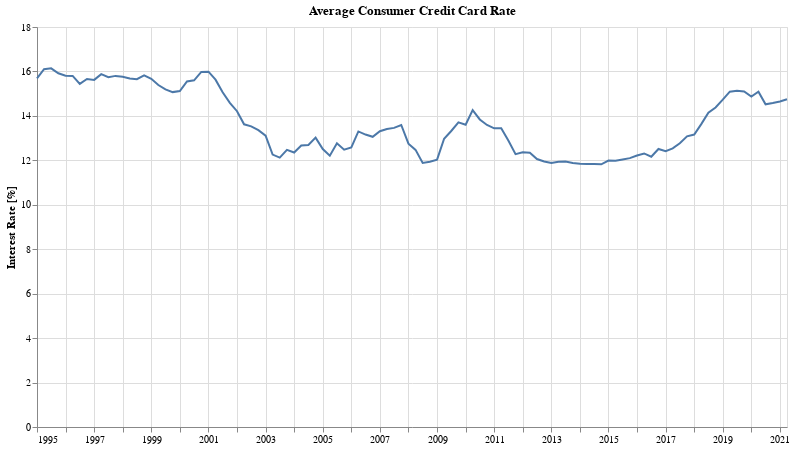

The notebook cell this image was saved under:
### Code cell
alt.Chart(df_cc).mark_line().encode(
    alt.X('dt:T', axis=alt.Axis(title="")),
    alt.Y('All creditcard amounts 1:Q', axis=alt.Axis(title="Interest Rate [%]"))
).properties(
    title='Average Consumer Credit Card Rate',
    width=750,
    height=400
)

### Figure 1 — Vega-Lite specification as saved in the notebook (floating-point values rounded to 4 significant figures)
{"config": {"view": {"continuousWidth": 400, "continuousHeight": 300}}, "data": {"name": "data-01b06e52b342b1983c417b6d3c1a4dd0"}, "mark": "line", "encoding": {"x": {"type": "temporal", "axis": {"title": ""}, "field": "dt"}, "y": {"type": "quantitative", "axis": {"title": "Interest Rate [%]"}, "field": "All creditcard amounts 1"}}, "height": 400, "title": "Average Consumer Credit Card Rate", "width": 750, "$schema": "https://vega.github.io/schema/vega-lite/v4.8.1.json", "datasets": {"data-01b06e52b342b1983c417b6d3c1a4dd0": [{"Date": "1994 Q4", "48-monthnew car": "n.a.", "60-monthnew car": "n.a.", "All creditcard amounts 1": 15.69, "Credit card accountsassessed interest": 15.77, "24-monthpersonal": "n.a.", "Interestrates": "n.a.", "Maturity(months)": "n.a.", "Amount financed(dollars)": "n.a.", "dt": "1995-01-01T00:00:00"}, {"Date": "1995 Q1", "48-monthnew car": "n.a.", "60-monthnew car": "n.a.", "All creditcard amounts 1": 16.1, "Credit card accountsassessed interest": 15.28, "24-monthpersonal": "n.a.", "Interestrates": "n.a.", "Maturity(months)": "n.a.", "Amount financed(dollars)": "n.a.", "dt": "1995-04-01T00:00:00"}, {"Date": "1995 Q2", "48-monthnew car": "n.a.", "60-monthnew car": "n.a.", "All creditcard amounts 1": 16.14, "Credit card accountsassessed interest": 16.26, "24-monthpersonal": "n.a.", "Interestrates": "n.a.", "Maturity(months)": "n.a.", "Amount financed(dollars)": "n.a.", "dt": "1995-07-01T00:00:00"}, {"Date": "1995 Q3", "48-monthnew car": "n.a.", "60-monthnew car": "n.a.", "All creditcard amounts 1": 15.92, "Credit card accountsassessed interest": 15.9, "24-monthpersonal": "n.a.", "Interestrates": "n.a.", "Maturity(months)": "n.a.", "Amount financed(dollars)": "n.a.", "dt": "1995-10-01T00:00:00"}, {"Date": "1995 Q4", "48-monthnew car": "n.a.", "60-monthnew car": "n.a.", "All creditcard amounts 1": 15.81, "Credit card accountsassessed interest": 15.74, "24-monthpersonal": "n.a.", "Interestrates": "n.a.", "Maturity(months)": "n.a.", "Amount financed(dollars)": "n.a.", "dt": "1996-01-01T00:00:00"}, {"Date": "1996 Q1", "48-monthnew car": "n.a.", "60-monthnew car": "n.a.", "All creditcard amounts 1": 15.8, "Credit card accountsassessed interest": 15.42, "24-monthpersonal": "n.a.", "Interestrates": "n.a.", "Maturity(months)": "n.a.", "Amount financed(dollars)": "n.a.", "dt": "1996-04-01T00:00:00"}, {"Date": "1996 Q2", "48-monthnew car": "n.a.", "60-monthnew car": "n.a.", "All creditcard amounts 1": 15.44, "Credit card accountsassessed interest": 15.33, "24-monthpersonal": "n.a.", "Interestrates": "n.a.", "Maturity(months)": "n.a.", "Amount financed(dollars)": "n.a.", "dt": "1996-07-01T00:00:00"}, {"Date": "1996 Q3", "48-monthnew car": "n.a.", "60-monthnew car": "n.a.", "All creditcard amounts 1": 15.66, "Credit card accountsassessed interest": 15.66, "24-monthpersonal": "n.a.", "Interestrates": "n.a.", "Maturity(months)": "n.a.", "Amount financed(dollars)": "n.a.", "dt": "1996-10-01T00:00:00"}, {"Date": "1996 Q4", "48-monthnew car": "n.a.", "60-monthnew car": "n.a.", "All creditcard amounts 1": 15.62, "Credit card accountsassessed interest": 15.52, "24-monthpersonal": "n.a.", "Interestrates": "n.a.", "Maturity(months)": "n.a.", "Amount financed(dollars)": "n.a.", "dt": "1997-01-01T00:00:00"}, {"Date": "1997 Q1", "48-monthnew car": "n.a.", "60-monthnew car": "n.a.", "All creditcard amounts 1": 15.88, "Credit card accountsassessed interest": 15.15, "24-monthpersonal": "n.a.", "Interestrates": "n.a.", "Maturity(months)": "n.a.", "Amount financed(dollars)": "n.a.", "dt": "1997-04-01T00:00:00"}, {"Date": "1997 Q2", "48-monthnew car": "n.a.", "60-monthnew car": "n.a.", "All creditcard amounts 1": 15.74, "Credit card accountsassessed interest": 15.72, "24-monthpersonal": "n.a.", "Interestrates": "n.a.", "Maturity(months)": "n.a.", "Amount financed(dollars)": "n.a.", "dt": "1997-07-01T00:00:00"}, {"Date": "1997 Q3", "48-monthnew car": "n.a.", "60-monthnew car": "n.a.", "All creditcard amounts 1": 15.8, "Credit card accountsassessed interest": 15.79, "24-monthpersonal": "n.a.", "Interestrates": "n.a.", "Maturity(months)": "n.a.", "Amount financed(dollars)": "n.a.", "dt": "1997-10-01T00:00:00"}, {"Date": "1997 Q4", "48-monthnew car": "n.a.", "60-monthnew car": "n.a.", "All creditcard amounts 1": 15.76, "Credit card accountsassessed interest": 15.74, "24-monthpersonal": "n.a.", "Interestrates": "n.a.", "Maturity(months)": "n.a.", "Amount financed(dollars)": "n.a.", "dt": "1998-01-01T00:00:00"}, {"Date": "1998 Q1", "48-monthnew car": "8.89", "60-monthnew car": "n.a.", "All creditcard amounts 1": 15.68, "Credit card accountsassessed interest": 15.34, "24-monthpersonal": "14.06", "Interestrates": "n.a.", "Maturity(months)": "n.a.", "Amount financed(dollars)": "n.a.", "dt": "1998-04-01T00:00:00"}, {"Date": "1998 Q2", "48-monthnew car": "8.69", "60-monthnew car": "n.a.", "All creditcard amounts 1": 15.65, "Credit card accountsassessed interest": 15.7, "24-monthpersonal": "13.76", "Interestrates": "n.a.", "Maturity(months)": "n.a.", "Amount financed(dollars)": "n.a.", "dt": "1998-07-01T00:00:00"}, {"Date": "1998 Q3", "48-monthnew car": "8.70", "60-monthnew car": "n.a.", "All creditcard amounts 1": 15.82, "Credit card accountsassessed interest": 15.84, "24-monthpersonal": "13.48", "Interestrates": "n.a.", "Maturity(months)": "n.a.", "Amount financed(dollars)": "n.a.", "dt": "1998-10-01T00:00:00"}, {"Date": "1998 Q4", "48-monthnew car": "8.62", "60-monthnew car": "n.a.", "All creditcard amounts 1": 15.67, "Credit card accountsassessed interest": 15.73, "24-monthpersonal": "13.75", "Interestrates": "n.a.", "Maturity(months)": "n.a.", "Amount financed(dollars)": "n.a.", "dt": "1999-01-01T00:00:00"}, {"Date": "1999 Q1", "48-monthnew car": "8.34", "60-monthnew car": "n.a.", "All creditcard amounts 1": 15.39, "Credit card accountsassessed interest": 14.73, "24-monthpersonal": "13.39", "Interestrates": "n.a.", "Maturity(months)": "n.a.", "Amount financed(dollars)": "n.a.", "dt": "1999-04-01T00:00:00"}, {"Date": "1999 Q2", "48-monthnew car": "8.31", "60-monthnew car": "n.a.", "All creditcard amounts 1": 15.19, "Credit card accountsassessed interest": 14.94, "24-monthpersonal": "13.26", "Interestrates": "n.a.", "Maturity(months)": "n.a.", "Amount financed(dollars)": "n.a.", "dt": "1999-07-01T00:00:00"}, {"Date": "1999 Q3", "48-monthnew car": "8.44", "60-monthnew car": "n.a.", "All creditcard amounts 1": 15.07, "Credit card accountsassessed interest": 14.8, "24-monthpersonal": "13.38", "Interestrates": "n.a.", "Maturity(months)": "n.a.", "Amount financed(dollars)": "n.a.", "dt": "1999-10-01T00:00:00"}, {"Date": "1999 Q4", "48-monthnew car": "8.67", "60-monthnew car": "n.a.", "All creditcard amounts 1": 15.12, "Credit card accountsassessed interest": 14.78, "24-monthpersonal": "13.52", "Interestrates": "n.a.", "Maturity(months)": "n.a.", "Amount financed(dollars)": "n.a.", "dt": "2000-01-01T00:00:00"}, {"Date": "2000 Q1", "48-monthnew car": "8.88", "60-monthnew car": "n.a.", "All creditcard amounts 1": 15.55, "Credit card accountsassessed interest": 14.3, "24-monthpersonal": "13.76", "Interestrates": "n.a.", "Maturity(months)": "n.a.", "Amount financed(dollars)": "n.a.", "dt": "2000-04-01T00:00:00"}, {"Date": "2000 Q2", "48-monthnew car": "9.22", "60-monthnew car": "n.a.", "All creditcard amounts 1": 15.6, "Credit card accountsassessed interest": 14.76, "24-monthpersonal": "13.89", "Interestrates": "n.a.", "Maturity(months)": "n.a.", "Amount financed(dollars)": "n.a.", "dt": "2000-07-01T00:00:00"}, {"Date": "2000 Q3", "48-monthnew car": "9.62", "60-monthnew car": "n.a.", "All creditcard amounts 1": 15.98, "Credit card accountsassessed interest": 15.37, "24-monthpersonal": "13.84", "Interestrates": "n.a.", "Maturity(months)": "n.a.", "Amount financed(dollars)": "n.a.", "dt": "2000-10-01T00:00:00"}, {"Date": "2000 Q4", "48-monthnew car": "9.64", "60-monthnew car": "n.a.", "All creditcard amounts 1": 15.99, "Credit card accountsassessed interest": 15.26, "24-monthpersonal": "14.10", "Interestrates": "n.a.", "Maturity(months)": "n.a.", "Amount financed(dollars)": "n.a.", "dt": "2001-01-01T00:00:00"}, {"Date": "2001 Q1", "48-monthnew car": "9.17", "60-monthnew car": "n.a.", "All creditcard amounts 1": 15.63, "Credit card accountsassessed interest": 14.63, "24-monthpersonal": "13.70", "Interestrates": "n.a.", "Maturity(months)": "n.a.", "Amount financed(dollars)": "n.a.", "dt": "2001-04-01T00:00:00"}, {"Date": "2001 Q2", "48-monthnew car": "8.67", "60-monthnew car": "n.a.", "All creditcard amounts 1": 15.06, "Credit card accountsassessed interest": 14.65, "24-monthpersonal": "13.30", "Interestrates": "n.a.", "Maturity(months)": "n.a.", "Amount financed(dollars)": "n.a.", "dt": "2001-07-01T00:00:00"}, {"Date": "2001 Q3", "48-monthnew car": "8.30", "60-monthnew car": "n.a.", "All creditcard amounts 1": 14.59, "Credit card accountsassessed interest": 14.67, "24-monthpersonal": "13.25", "Interestrates": "n.a.", "Maturity(months)": "n.a.", "Amount financed(dollars)": "n.a.", "dt": "2001-10-01T00:00:00"}, {"Date": "2001 Q4", "48-monthnew car": "7.86", "60-monthnew car": "n.a.", "All creditcard amounts 1": 14.21, "Credit card accountsassessed interest": 13.9, "24-monthpersonal": "12.62", "Interestrates": "n.a.", "Maturity(months)": "n.a.", "Amount financed(dollars)": "n.a.", "dt": "2002-01-01T00:00:00"}, {"Date": "2002 Q1", "48-monthnew car": "7.80", "60-monthnew car": "n.a.", "All creditcard amounts 1": 13.62, "Credit card accountsassessed interest": 13.0, "24-monthpersonal": "12.86", "Interestrates": "n.a.", "Maturity(months)": "n.a.", "Amount financed(dollars)": "n.a.", "dt": "2002-04-01T00:00:00"}, {"Date": "2002 Q2", "48-monthnew car": "7.74", "60-monthnew car": "n.a.", "All creditcard amounts 1": 13.53, "Credit card accountsassessed interest": 13.36, "24-monthpersonal": "12.57", "Interestrates": "n.a.", "Maturity(months)": "n.a.", "Amount financed(dollars)": "n.a.", "dt": "2002-07-01T00:00:00"}, {"Date": "2002 Q3", "48-monthnew car": "7.58", "60-monthnew car": "n.a.", "All creditcard amounts 1": 13.36, "Credit card accountsassessed interest": 13.29, "24-monthpersonal": "12.49", "Interestrates": "n.a.", "Maturity(months)": "n.a.", "Amount financed(dollars)": "n.a.", "dt": "2002-10-01T00:00:00"}, {"Date": "2002 Q4", "48-monthnew car": "7.34", "60-monthnew car": "n.a.", "All creditcard amounts 1": 13.11, "Credit card accountsassessed interest": 12.78, "24-monthpersonal": "12.24", "Interestrates": "n.a.", "Maturity(months)": "n.a.", "Amount financed(dollars)": "n.a.", "dt": "2003-01-01T00:00:00"}, {"Date": "2003 Q1", "48-monthnew car": "7.11", "60-monthnew car": "n.a.", "All creditcard amounts 1": 12.26, "Credit card accountsassessed interest": 11.96, "24-monthpersonal": "11.70", "Interestrates": "n.a.", "Maturity(months)": "n.a.", "Amount financed(dollars)": "n.a.", "dt": "2003-04-01T00:00:00"}, {"Date": "2003 Q2", "48-monthnew car": "7.05", "60-monthnew car": "n.a.", "All creditcard amounts 1": 12.12, "Credit card accountsassessed interest": 12.89, "24-monthpersonal": "12.19", "Interestrates": "n.a.", "Maturity(months)": "n.a.", "Amount financed(dollars)": "n.a.", "dt": "2003-07-01T00:00:00"}, {"Date": "2003 Q3", "48-monthnew car": "6.76", "60-monthnew car": "n.a.", "All creditcard amounts 1": 12.47, "Credit card accountsassessed interest": 13.13, "24-monthpersonal": "11.97", "Interestrates": "n.a.", "Maturity(months)": "n.a.", "Amount financed(dollars)": "n.a.", "dt": "2003-10-01T00:00:00"}, {"Date": "2003 Q4", "48-monthnew car": "6.82", "60-monthnew car": "n.a.", "All creditcard amounts 1": 12.35, "Credit card accountsassessed interest": 12.93, "24-monthpersonal": "11.97", "Interestrates": "n.a.", "Maturity(months)": "n.a.", "Amount financed(dollars)": "n.a.", "dt": "2004-01-01T00:00:00"}, {"Date": "2004 Q1", "48-monthnew car": "6.72", "60-monthnew car": "n.a.", "All creditcard amounts 1": 12.67, "Credit card accountsassessed interest": 12.42, "24-monthpersonal": "11.88", "Interestrates": "n.a.", "Maturity(months)": "n.a.", "Amount financed(dollars)": "n.a.", "dt": "2004-04-01T00:00:00"}, {"Date": "2004 Q2", "48-monthnew car": "6.43", "60-monthnew car": "n.a.", "All creditcard amounts 1": 12.69, "Credit card accountsassessed interest": 12.93, "24-monthpersonal": "11.80", "Interestrates": "n.a.", "Maturity(months)": "n.a.", "Amount financed(dollars)": "n.a.", "dt": "2004-07-01T00:00:00"}, {"Date": "2004 Q3", "48-monthnew car": "6.55", "60-monthnew car": "n.a.", "All creditcard amounts 1": 13.02, "Credit card accountsassessed interest": 13.6, "24-monthpersonal": "12.02", "Interestrates": "n.a.", "Maturity(months)": "n.a.", "Amount financed(dollars)": "n.a.", "dt": "2004-10-01T00:00:00"}, {"Date": "2004 Q4", "48-monthnew car": "6.71", "60-monthnew car": "n.a.", "All creditcard amounts 1": 12.51, "Credit card accountsassessed interest": 13.92, "24-monthpersonal": "11.84", "Interestrates": "n.a.", "Maturity(months)": "n.a.", "Amount financed(dollars)": "n.a.", "dt": "2005-01-01T00:00:00"}, {"Date": "2005 Q1", "48-monthnew car": "6.86", "60-monthnew car": "n.a.", "All creditcard amounts 1": 12.21, "Credit card accountsassessed interest": 14.13, "24-monthpersonal": "12.01", "Interestrates": "n.a.", "Maturity(months)": "n.a.", "Amount financed(dollars)": "n.a.", "dt": "2005-04-01T00:00:00"}, {"Date": "2005 Q2", "48-monthnew car": "6.92", "60-monthnew car": "n.a.", "All creditcard amounts 1": 12.77, "Credit card accountsassessed interest": 14.81, "24-monthpersonal": "12.05", "Interestrates": "n.a.", "Maturity(months)": "n.a.", "Amount financed(dollars)": "n.a.", "dt": "2005-07-01T00:00:00"}, {"Date": "2005 Q3", "48-monthnew car": "7.08", "60-monthnew car": "n.a.", "All creditcard amounts 1": 12.48, "Credit card accountsassessed interest": 14.75, "24-monthpersonal": "12.22", "Interestrates": "n.a.", "Maturity(months)": "n.a.", "Amount financed(dollars)": "n.a.", "dt": "2005-10-01T00:00:00"}, {"Date": "2005 Q4", "48-monthnew car": "7.43", "60-monthnew car": "n.a.", "All creditcard amounts 1": 12.58, "Credit card accountsassessed interest": 14.49, "24-monthpersonal": "11.95", "Interestrates": "n.a.", "Maturity(months)": "n.a.", "Amount financed(dollars)": "n.a.", "dt": "2006-01-01T00:00:00"}, {"Date": "2006 Q1", "48-monthnew car": "7.39", "60-monthnew car": "n.a.", "All creditcard amounts 1": 13.3, "Credit card accountsassessed interest": 14.38, "24-monthpersonal": "12.18", "Interestrates": "n.a.", "Maturity(months)": "n.a.", "Amount financed(dollars)": "n.a.", "dt": "2006-04-01T00:00:00"}, {"Date": "2006 Q2", "48-monthnew car": "7.60", "60-monthnew car": "n.a.", "All creditcard amounts 1": 13.16, "Credit card accountsassessed interest": 14.77, "24-monthpersonal": "12.58", "Interestrates": "n.a.", "Maturity(months)": "n.a.", "Amount financed(dollars)": "n.a.", "dt": "2006-07-01T00:00:00"}, {"Date": "2006 Q3", "48-monthnew car": "7.95", "60-monthnew car": "7.82", "All creditcard amounts 1": 13.06, "Credit card accountsassessed interest": 14.67, "24-monthpersonal": "12.40", "Interestrates": "n.a.", "Maturity(months)": "n.a.", "Amount financed(dollars)": "n.a.", "dt": "2006-10-01T00:00:00"}, {"Date": "2006 Q4", "48-monthnew car": "7.92", "60-monthnew car": "7.78", "All creditcard amounts 1": 13.31, "Credit card accountsassessed interest": 15.09, "24-monthpersonal": "12.49", "Interestrates": "n.a.", "Maturity(months)": "n.a.", "Amount financed(dollars)": "n.a.", "dt": "2007-01-01T00:00:00"}, {"Date": "2007 Q1", "48-monthnew car": "7.74", "60-monthnew car": "7.71", "All creditcard amounts 1": 13.41, "Credit card accountsassessed interest": 14.64, "24-monthpersonal": "12.32", "Interestrates": "n.a.", "Maturity(months)": "n.a.", "Amount financed(dollars)": "n.a.", "dt": "2007-04-01T00:00:00"}, {"Date": "2007 Q2", "48-monthnew car": "7.92", "60-monthnew car": "7.78", "All creditcard amounts 1": 13.46, "Credit card accountsassessed interest": 14.47, "24-monthpersonal": "12.53", "Interestrates": "n.a.", "Maturity(months)": "n.a.", "Amount financed(dollars)": "n.a.", "dt": "2007-07-01T00:00:00"}, {"Date": "2007 Q3", "48-monthnew car": "7.82", "60-monthnew car": "7.77", "All creditcard amounts 1": 13.59, "Credit card accountsassessed interest": 15.24, "24-monthpersonal": "12.51", "Interestrates": "n.a.", "Maturity(months)": "n.a.", "Amount financed(dollars)": "n.a.", "dt": "2007-10-01T00:00:00"}, {"Date": "2007 Q4", "48-monthnew car": "7.59", "60-monthnew car": "7.60", "All creditcard amounts 1": 12.75, "Credit card accountsassessed interest": 14.38, "24-monthpersonal": "12.16", "Interestrates": "n.a.", "Maturity(months)": "n.a.", "Amount financed(dollars)": "n.a.", "dt": "2008-01-01T00:00:00"}, {"Date": "2008 Q1", "48-monthnew car": "7.27", "60-monthnew car": "7.18", "All creditcard amounts 1": 12.47, "Credit card accountsassessed interest": 13.77, "24-monthpersonal": "11.43", "Interestrates": "6.64", "Maturity(months)": "62.01", "Amount financed(dollars)": "25041.08", "dt": "2008-04-01T00:00:00"}, {"Date": "2008 Q2", "48-monthnew car": "6.84", "60-monthnew car": "6.93", "All creditcard amounts 1": 11.88, "Credit card accountsassessed interest": 13.51, "24-monthpersonal": "11.14", "Interestrates": "5.74", "Maturity(months)": "61.63", "Amount financed(dollars)": "23623.28", "dt": "2008-07-01T00:00:00"}, {"Date": "2008 Q3", "48-monthnew car": "6.92", "60-monthnew car": "6.94", "All creditcard amounts 1": 11.94, "Credit card accountsassessed interest": 13.64, "24-monthpersonal": "11.48", "Interestrates": "5.56", "Maturity(months)": "62.39", "Amount financed(dollars)": "24759.34", "dt": "2008-10-01T00:00:00"}, {"Date": "2008 Q4", "48-monthnew car": "7.06", "60-monthnew car": "7.12", "All creditcard amounts 1": 12.03, "Credit card accountsassessed interest": 13.36, "24-monthpersonal": "11.44", "Interestrates": "5.62", "Maturity(months)": "59.52", "Amount financed(dollars)": "24843.26", "dt": "2009-01-01T00:00:00"}, {"Date": "2009 Q1", "48-monthnew car": "6.92", "60-monthnew car": "6.96", "All creditcard amounts 1": 12.97, "Credit card accountsassessed interest": 13.54, "24-monthpersonal": "11.05", "Interestrates": "5.71", "Maturity(months)": "59.46", "Amount financed(dollars)": "25088.65", "dt": "2009-04-01T00:00:00"}, {"Date": "2009 Q2", "48-monthnew car": "6.79", "60-monthnew car": "6.93", "All creditcard amounts 1": 13.32, "Credit card accountsassessed interest": 14.43, "24-monthpersonal": "11.25", "Interestrates": "4.71", "Maturity(months)": "60.29", "Amount financed(dollars)": "25657.32", "dt": "2009-07-01T00:00:00"}, {"Date": "2009 Q3", "48-monthnew car": "6.61", "60-monthnew car": "6.71", "All creditcard amounts 1": 13.71, "Credit card accountsassessed interest": 14.9, "24-monthpersonal": "10.89", "Interestrates": "5.11", "Maturity(months)": "60.27", "Amount financed(dollars)": "24009.70", "dt": "2009-10-01T00:00:00"}, {"Date": "2009 Q4", "48-monthnew car": "6.55", "60-monthnew car": "6.59", "All creditcard amounts 1": 13.6, "Credit card accountsassessed interest": 14.37, "24-monthpersonal": "11.20", "Interestrates": "5.25", "Maturity(months)": "60.17", "Amount financed(dollars)": "26547.94", "dt": "2010-01-01T00:00:00"}, {"Date": "2010 Q1", "48-monthnew car": "6.45", "60-monthnew car": "6.45", "All creditcard amounts 1": 14.26, "Credit card accountsassessed interest": 14.67, "24-monthpersonal": "10.83", "Interestrates": "5.02", "Maturity(months)": "61.16", "Amount financed(dollars)": "25962.78", "dt": "2010-04-01T00:00:00"}, {"Date": "2010 Q2", "48-monthnew car": "6.26", "60-monthnew car": "6.38", "All creditcard amounts 1": 13.84, "Credit card accountsassessed interest": 14.48, "24-monthpersonal": "11.00", "Interestrates": "4.64", "Maturity(months)": "61.27", "Amount financed(dollars)": "25463.91", "dt": "2010-07-01T00:00:00"}, {"Date": "2010 Q3", "48-monthnew car": "6.24", "60-monthnew car": "6.23", "All creditcard amounts 1": 13.59, "Credit card accountsassessed interest": 14.22, "24-monthpersonal": "10.71", "Interestrates": "4.67", "Maturity(months)": "61.30", "Amount financed(dollars)": "25219.03", "dt": "2010-10-01T00:00:00"}, {"Date": "2010 Q4", "48-monthnew car": "5.87", "60-monthnew car": "6.05", "All creditcard amounts 1": 13.44, "Credit card accountsassessed interest": 13.67, "24-monthpersonal": "10.94", "Interestrates": "4.48", "Maturity(months)": "60.55", "Amount financed(dollars)": "25261.78", "dt": "2011-01-01T00:00:00"}, {"Date": "2011 Q1", "48-monthnew car": "5.85", "60-monthnew car": "6.10", "All creditcard amounts 1": 13.44, "Credit card accountsassessed interest": 13.44, "24-monthpersonal": "10.98", "Interestrates": "4.42", "Maturity(months)": "60.65", "Amount financed(dollars)": "25082.26", "dt": "2011-04-01T00:00:00"}, {"Date": "2011 Q2", "48-monthnew car": "5.79", "60-monthnew car": "5.83", "All creditcard amounts 1": 12.89, "Credit card accountsassessed interest": 13.06, "24-monthpersonal": "11.37", "Interestrates": "4.40", "Maturity(months)": "60.76", "Amount financed(dollars)": "24718.03", "dt": "2011-07-01T00:00:00"}, {"Date": "2011 Q3", "48-monthnew car": "5.89", "60-monthnew car": "5.62", "All creditcard amounts 1": 12.28, "Credit card accountsassessed interest": 13.08, "24-monthpersonal": "10.80", "Interestrates": "4.46", "Maturity(months)": "60.80", "Amount financed(dollars)": "25191.12", "dt": "2011-10-01T00:00:00"}, {"Date": "2011 Q4", "48-monthnew car": "5.40", "60-monthnew car": "5.25", "All creditcard amounts 1": 12.36, "Credit card accountsassessed interest": 12.78, "24-monthpersonal": "10.36", "Interestrates": "4.54", "Maturity(months)": "59.94", "Amount financed(dollars)": "25492.56", "dt": "2012-01-01T00:00:00"}, {"Date": "2012 Q1", "48-monthnew car": "5.07", "60-monthnew car": "5.02", "All creditcard amounts 1": 12.34, "Credit card accountsassessed interest": 13.04, "24-monthpersonal": "10.89", "Interestrates": "4.51", "Maturity(months)": "60.71", "Amount financed(dollars)": "25430.34", "dt": "2012-04-01T00:00:00"}, {"Date": "2012 Q2", "48-monthnew car": "4.88", "60-monthnew car": "4.87", "All creditcard amounts 1": 12.06, "Credit card accountsassessed interest": 12.76, "24-monthpersonal": "10.94", "Interestrates": "4.77", "Maturity(months)": "61.67", "Amount financed(dollars)": "25003.33", "dt": "2012-07-01T00:00:00"}, {"Date": "2012 Q3", "48-monthnew car": "4.88", "60-monthnew car": "4.75", "All creditcard amounts 1": 11.95, "Credit card accountsassessed interest": 13.21, "24-monthpersonal": "10.37", "Interestrates": "4.74", "Maturity(months)": "61.71", "Amount financed(dollars)": "25086.70", "dt": "2012-10-01T00:00:00"}, {"Date": "2012 Q4", "48-monthnew car": "4.82", "60-monthnew car": "4.64", "All creditcard amounts 1": 11.88, "Credit card accountsassessed interest": 12.81, "24-monthpersonal": "10.64", "Interestrates": "4.53", "Maturity(months)": "62.60", "Amount financed(dollars)": "25842.76", "dt": "2013-01-01T00:00:00"}, {"Date": "2013 Q1", "48-monthnew car": "4.69", "60-monthnew car": "4.60", "All creditcard amounts 1": 11.94, "Credit card accountsassessed interest": 13.02, "24-monthpersonal": "10.12", "Interestrates": "4.80", "Maturity(months)": "62.67", "Amount financed(dollars)": "25609.04", "dt": "2013-04-01T00:00:00"}, {"Date": "2013 Q2", "48-monthnew car": "4.13", "60-monthnew car": "4.34", "All creditcard amounts 1": 11.95, "Credit card accountsassessed interest": 12.76, "24-monthpersonal": "10.34", "Interestrates": "4.78", "Maturity(months)": "62.60", "Amount financed(dollars)": "25394.52", "dt": "2013-07-01T00:00:00"}, {"Date": "2013 Q3", "48-monthnew car": "4.46", "60-monthnew car": "4.38", "All creditcard amounts 1": 11.88, "Credit card accountsassessed interest": 13.11, "24-monthpersonal": "10.13", "Interestrates": "4.43", "Maturity(months)": "62.52", "Amount financed(dollars)": "25389.92", "dt": "2013-10-01T00:00:00"}, {"Date": "2013 Q4", "48-monthnew car": "4.42", "60-monthnew car": "4.52", "All creditcard amounts 1": 11.85, "Credit card accountsassessed interest": 12.89, "24-monthpersonal": "10.22", "Interestrates": "4.69", "Maturity(months)": "62.56", "Amount financed(dollars)": "25951.03", "dt": "2014-01-01T00:00:00"}, {"Date": "2014 Q1", "48-monthnew car": "4.23", "60-monthnew car": "4.37", "All creditcard amounts 1": 11.83, "Credit card accountsassessed interest": 13.14, "24-monthpersonal": "10.09", "Interestrates": "5.01", "Maturity(months)": "63.58", "Amount financed(dollars)": "26186.90", "dt": "2014-04-01T00:00:00"}, {"Date": "2014 Q2", "48-monthnew car": "4.50", "60-monthnew car": "4.46", "All creditcard amounts 1": 11.83, "Credit card accountsassessed interest": 12.74, "24-monthpersonal": "9.62", "Interestrates": "5.03", "Maturity(months)": "63.65", "Amount financed(dollars)": "25839.92", "dt": "2014-07-01T00:00:00"}, {"Date": "2014 Q3", "48-monthnew car": "4.16", "60-monthnew car": "4.11", "All creditcard amounts 1": 11.82, "Credit card accountsassessed interest": 13.18, "24-monthpersonal": "10.73", "Interestrates": "4.68", "Maturity(months)": "63.64", "Amount financed(dollars)": "26370.63", "dt": "2014-10-01T00:00:00"}, {"Date": "2014 Q4", "48-monthnew car": "4.06", "60-monthnew car": "4.07", "All creditcard amounts 1": 11.99, "Credit card accountsassessed interest": 13.68, "24-monthpersonal": "10.47", "Interestrates": "4.82", "Maturity(months)": "64.58", "Amount financed(dollars)": "26755.30", "dt": "2015-01-01T00:00:00"}, {"Date": "2015 Q1", "48-monthnew car": "4.53", "60-monthnew car": "4.27", "All creditcard amounts 1": 11.98, "Credit card accountsassessed interest": 13.53, "24-monthpersonal": "9.85", "Interestrates": "5.19", "Maturity(months)": "64.58", "Amount financed(dollars)": "27272.36", "dt": "2015-04-01T00:00:00"}, {"Date": "2015 Q2", "48-monthnew car": "4.15", "60-monthnew car": "4.21", "All creditcard amounts 1": 12.04, "Credit card accountsassessed interest": 13.49, "24-monthpersonal": "9.69", "Interestrates": "5.38", "Maturity(months)": "65.47", "Amount financed(dollars)": "26932.27", "dt": "2015-07-01T00:00:00"}, {"Date": "2015 Q3", "48-monthnew car": "4.09", "60-monthnew car": "4.25", "All creditcard amounts 1": 12.1, "Credit card accountsassessed interest": 13.93, "24-monthpersonal": "9.80", "Interestrates": "4.92", "Maturity(months)": "65.51", "Amount financed(dollars)": "27697.60", "dt": "2015-10-01T00:00:00"}, {"Date": "2015 Q4", "48-monthnew car": "4.00", "60-monthnew car": "4.05", "All creditcard amounts 1": 12.22, "Credit card accountsassessed interest": 13.7, "24-monthpersonal": "9.66", "Interestrates": "5.03", "Maturity(months)": "65.43", "Amount financed(dollars)": "27986.15", "dt": "2016-01-01T00:00:00"}, {"Date": "2016 Q1", "48-monthnew car": "4.17", "60-monthnew car": "4.11", "All creditcard amounts 1": 12.31, "Credit card accountsassessed interest": 13.51, "24-monthpersonal": "10.03", "Interestrates": "5.25", "Maturity(months)": "65.61", "Amount financed(dollars)": "28140.06", "dt": "2016-04-01T00:00:00"}, {"Date": "2016 Q2", "48-monthnew car": "4.33", "60-monthnew car": "4.15", "All creditcard amounts 1": 12.16, "Credit card accountsassessed interest": 13.35, "24-monthpersonal": "9.65", "Interestrates": "5.04", "Maturity(months)": "65.58", "Amount financed(dollars)": "28126.64", "dt": "2016-07-01T00:00:00"}, {"Date": "2016 Q3", "48-monthnew car": "4.25", "60-monthnew car": "4.25", "All creditcard amounts 1": 12.51, "Credit card accountsassessed interest": 13.76, "24-monthpersonal": "9.64", "Interestrates": "4.98", "Maturity(months)": "66.45", "Amount financed(dollars)": "28667.30", "dt": "2016-10-01T00:00:00"}, {"Date": "2016 Q4", "48-monthnew car": "4.45", "60-monthnew car": "4.05", "All creditcard amounts 1": 12.41, "Credit card accountsassessed interest": 13.61, "24-monthpersonal": "9.45", "Interestrates": "4.94", "Maturity(months)": "66.50", "Amount financed(dollars)": "29468.55", "dt": "2017-01-01T00:00:00"}, {"Date": "2017 Q1", "48-monthnew car": "4.52", "60-monthnew car": "4.21", "All creditcard amounts 1": 12.54, "Credit card accountsassessed interest": 13.86, "24-monthpersonal": "10.05", "Interestrates": "5.10", "Maturity(months)": "67.37", "Amount financed(dollars)": "29133.85", "dt": "2017-04-01T00:00:00"}, {"Date": "2017 Q2", "48-monthnew car": "4.67", "60-monthnew car": "4.24", "All creditcard amounts 1": 12.77, "Credit card accountsassessed interest": 14.0, "24-monthpersonal": "10.13", "Interestrates": "5.61", "Maturity(months)": "66.53", "Amount financed(dollars)": "28569.47", "dt": "2017-07-01T00:00:00"}, {"Date": "2017 Q3", "48-monthnew car": "4.42", "60-monthnew car": "4.36", "All creditcard amounts 1": 13.08, "Credit card accountsassessed interest": 14.89, "24-monthpersonal": "9.76", "Interestrates": "5.44", "Maturity(months)": "67.36", "Amount financed(dollars)": "29153.73", "dt": "2017-10-01T00:00:00"}, {"Date": "2017 Q4", "48-monthnew car": "4.81", "60-monthnew car": "4.51", "All creditcard amounts 1": 13.16, "Credit card accountsassessed interest": 14.99, "24-monthpersonal": "10.57", "Interestrates": "5.29", "Maturity(months)": "67.35", "Amount financed(dollars)": "30294.94", "dt": "2018-01-01T00:00:00"}, {"Date": "2018 Q1", "48-monthnew car": "4.74", "60-monthnew car": "4.75", "All creditcard amounts 1": 13.63, "Credit card accountsassessed interest": 15.32, "24-monthpersonal": "10.22", "Interestrates": "5.24", "Maturity(months)": "66.46", "Amount financed(dollars)": "30471.66", "dt": "2018-04-01T00:00:00"}, {"Date": "2018 Q2", "48-monthnew car": "5.05", "60-monthnew car": "4.99", "All creditcard amounts 1": 14.14, "Credit card accountsassessed interest": 15.54, "24-monthpersonal": "10.31", "Interestrates": "6.16", "Maturity(months)": "66.49", "Amount financed(dollars)": "29805.20", "dt": "2018-07-01T00:00:00"}, {"Date": "2018 Q3", "48-monthnew car": "5.05", "60-monthnew car": "4.96", "All creditcard amounts 1": 14.38, "Credit card accountsassessed interest": 16.46, "24-monthpersonal": "10.08", "Interestrates": "6.43", "Maturity(months)": "65.59", "Amount financed(dollars)": "29921.27", "dt": "2018-10-01T00:00:00"}, {"Date": "2018 Q4", "48-monthnew car": "5.29", "60-monthnew car": "5.36", "All creditcard amounts 1": 14.73, "Credit card accountsassessed interest": 16.86, "24-monthpersonal": "10.65", "Interestrates": "6.70", "Maturity(months)": "66.49", "Amount financed(dollars)": "30493.73", "dt": "2019-01-01T00:00:00"}, {"Date": "2019 Q1", "48-monthnew car": "5.50", "60-monthnew car": "5.24", "All creditcard amounts 1": 15.09, "Credit card accountsassessed interest": 16.91, "24-monthpersonal": "10.36", "Interestrates": "6.48", "Maturity(months)": "66.47", "Amount financed(dollars)": "30865.42", "dt": "2019-04-01T00:00:00"}, {"Date": "2019 Q2", "48-monthnew car": "5.35", "60-monthnew car": "5.36", "All creditcard amounts 1": 15.13, "Credit card accountsassessed interest": 17.14, "24-monthpersonal": "10.63", "Interestrates": "6.68", "Maturity(months)": "66.49", "Amount financed(dollars)": "31170.60", "dt": "2019-07-01T00:00:00"}, {"Date": "2019 Q3", "48-monthnew car": "5.27", "60-monthnew car": "5.27", "All creditcard amounts 1": 15.1, "Credit card accountsassessed interest": 16.97, "24-monthpersonal": "10.07", "Interestrates": "6.37", "Maturity(months)": "66.50", "Amount financed(dollars)": "31514.06", "dt": "2019-10-01T00:00:00"}, {"Date": "2019 Q4", "48-monthnew car": "5.45", "60-monthnew car": "5.37", "All creditcard amounts 1": 14.87, "Credit card accountsassessed interest": 16.88, "24-monthpersonal": "10.21", "Interestrates": "6.11", "Maturity(months)": "66.65", "Amount financed(dollars)": "31692.14", "dt": "2020-01-01T00:00:00"}, {"Date": "2020 Q1", "48-monthnew car": "5.29", "60-monthnew car": "5.15", "All creditcard amounts 1": 15.09, "Credit card accountsassessed interest": 16.61, "24-monthpersonal": "9.63", "Interestrates": "6.13", "Maturity(months)": "67.51", "Amount financed(dollars)": "32723.94", "dt": "2020-04-01T00:00:00"}, {"Date": "2020 Q2", "48-monthnew car": "5.13", "60-monthnew car": "5.14", "All creditcard amounts 1": 14.52, "Credit card accountsassessed interest": 15.78, "24-monthpersonal": "9.50", "Interestrates": "4.80", "Maturity(months)": "71.00", "Amount financed(dollars)": "36674.90", "dt": "2020-07-01T00:00:00"}, {"Date": "2020 Q3", "48-monthnew car": "4.98", "60-monthnew car": "4.98", "All creditcard amounts 1": 14.58, "Credit card accountsassessed interest": 16.43, "24-monthpersonal": "9.26", "Interestrates": "4.98", "Maturity(months)": "68.15", "Amount financed(dollars)": "34660.26", "dt": "2020-10-01T00:00:00"}, {"Date": "2020 Q4", "48-monthnew car": "4.95", "60-monthnew car": "4.80", "All creditcard amounts 1": 14.65, "Credit card accountsassessed interest": 16.28, "24-monthpersonal": "9.65", "Interestrates": "5.07", "Maturity(months)": "68.19", "Amount financed(dollars)": "33738.23", "dt": "2021-01-01T00:00:00"}, {"Date": "2021 Q1", "48-monthnew car": "5.21", "60-monthnew car": "4.96", "All creditcard amounts 1": 14.75, "Credit card accountsassessed interest": 15.91, "24-monthpersonal": "9.46", "Interestrates": "4.79", "Maturity(months)": "67.28", "Amount financed(dollars)": "34207.35", "dt": "2021-04-01T00:00:00"}]}}
